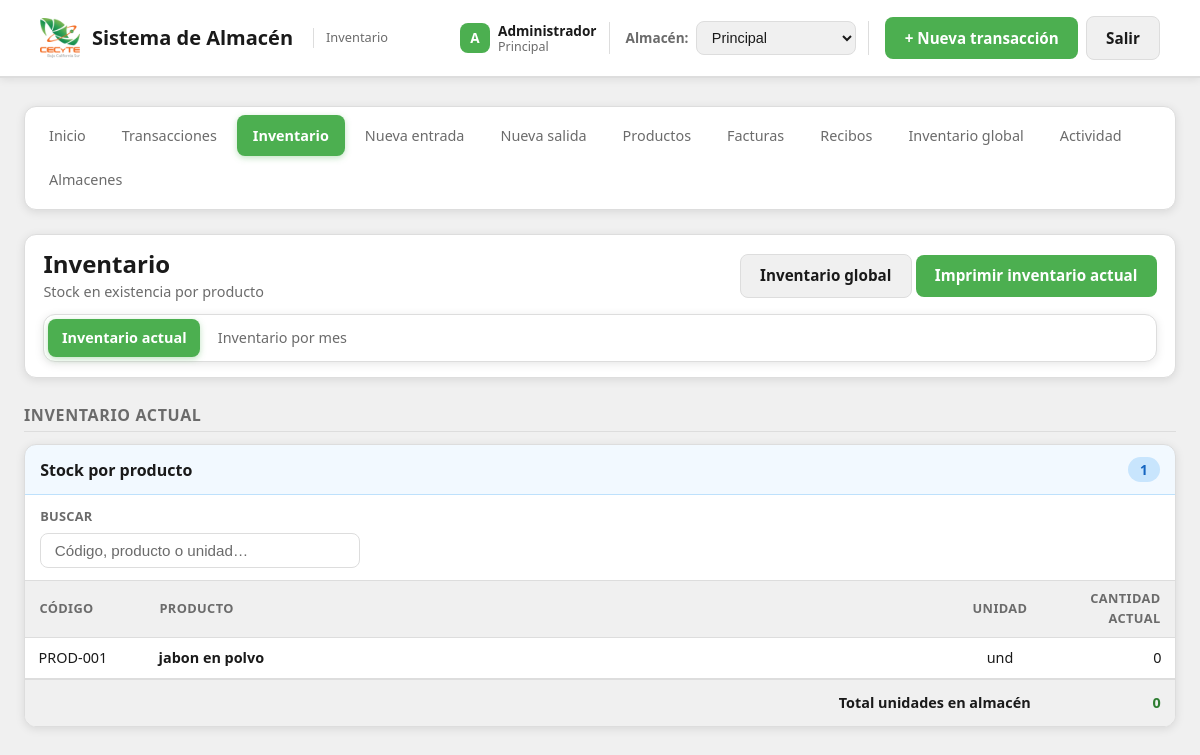
The app's page /inventario.php (signed in) with its own data.
### tables this page shows
CREATE TABLE IF NOT EXISTS almacenes (
  id INT UNSIGNED AUTO_INCREMENT PRIMARY KEY,
  nombre VARCHAR(150) NOT NULL UNIQUE,
  created_at TIMESTAMP DEFAULT CURRENT_TIMESTAMP,
  updated_at TIMESTAMP DEFAULT CURRENT_TIMESTAMP ON UPDATE CURRENT_TIMESTAMP
);

CREATE TABLE IF NOT EXISTS productos (
  id INT UNSIGNED AUTO_INCREMENT PRIMARY KEY,
  codigo VARCHAR(50) UNIQUE,
  nombre VARCHAR(150) NOT NULL UNIQUE,
  descripcion TEXT,
  unidad VARCHAR(20) DEFAULT 'und',
  created_at TIMESTAMP DEFAULT CURRENT_TIMESTAMP,
  updated_at TIMESTAMP DEFAULT CURRENT_TIMESTAMP ON UPDATE CURRENT_TIMESTAMP,
  created_by INT UNSIGNED NULL COMMENT 'Usuario que registró/creó el producto',
  FOREIGN KEY (created_by) REFERENCES usuarios(id) ON DELETE SET NULL
);

### includes/almacenes.php (called while the page is built, shortened)
<?php
function listarAlmacenes(): array {
    $pdo = getDB();
    $stmt = $pdo->query('SELECT id, nombre FROM almacenes ORDER BY nombre');
    return $stmt->fetchAll();
}
function esAdminSesionAlmacen(): bool {
    $usuarioNombreSesion = (string)($_SESSION['usuario_nombre'] ?? '');
    $usuarioIdSesion = (int)($_SESSION['usuario_id'] ?? 0);
    return ($usuarioNombreSesion === 'Administrador') || ($usuarioIdSesion === 1);
}
function asegurarAlmacenActivo(): void {
    $esAdmin = esAdminSesionAlmacen();
    $almacenSesion = isset($_SESSION['almacen_id']) ? (int)$_SESSION['almacen_id'] : 0;
    if ($almacenSesion > 0) {
        return;
    }
}
function getAlmacenActivo(): int {
    return (int)($_SESSION['almacen_id'] ?? 0);
}
function getNombreAlmacenActivo(): string {
    $id = getAlmacenActivo();
    $pdo = getDB();
    $stmt = $pdo->prepare('SELECT nombre FROM almacenes WHERE id = ? LIMIT 1');
    $stmt->execute([$id]);
    $row = $stmt->fetch();
    return $row ? (string)$row['nombre'] : '';
}

### config/LoggedPDOStatement.php (called while the page is built, shortened)
<?php
class LoggedPDOStatement extends PDOStatement {
    public function execute($input_parameters = null): bool {
        $start = microtime(true);
        $sql = (string) ($this->queryString ?? '');
        $op = $this->detectOp($sql);
        $requestId = $GLOBALS['APP_REQUEST_ID'] ?? null;
        $userId = $GLOBALS['APP_USER_ID'] ?? null;
        $userName = $GLOBALS['APP_USER_NAME'] ?? null;
        $ruta = $GLOBALS['APP_REQUEST_CTX']['ruta'] ?? null;
        $method = $GLOBALS['APP_REQUEST_CTX']['method'] ?? null;
        $table = $this->extractTable($sql);
        $paramsSafe = $this->normalizeParamsForLog($input_parameters);
        $summary = $this->buildPrettySummary($op, $table, $paramsSafe, $userName, $userId, $method, $ruta);
        try {
            $result = parent::execute($input_parameters);
            $durationMs = (microtime(true) - $start) * 1000;
            return $result;
        } catch (Throwable $e) {
            $durationMs = (microtime(true) - $start) * 1000;
            $this->writeLog([
                'timestamp' => date('c'),
                'request_id' => $requestId,
                'usuario_id' => $userId,
                'usuario_nombre' => $userName,
                'duration_ms' => round($durationMs, 3),
                'op' => $op,
                'write' => $this->isWriteOp($op),
                'tabla' => $table,
                'sql' => $sql,
                'params_raw' => $paramsSafe,
                'resumen' => $summary,
                'ok' => false,
                'error_class' => get_class($e),
                'error_code' => $e->getCode(),
            ]);
            throw $e;
        }
    }
    private function extractTable(string $sql): ?string {
        $s = trim($sql);
        return null;
    }
    private function buildPrettySummary(string $op, ?string $table, $paramsSafe, $userName, $userId, $method, $ruta): string {
        $u = '';
        if ($userName !== null && $userName !== '') {
            $u = "usuario={$userName}";
        } else {
            $u = "usuario_id={$userId}";
        }
        $m = $method !== null ? $method : '';
        $r = $ruta !== null ? $ruta : '';
        $t = $table !== null ? $table : 'tabla?';
        $paramsShort = $this->paramsToShortString($paramsSafe);
        return trim("{$u} {$m} {$r} -> {$op} {$t} params={$paramsShort}");
    }
    private function paramsToShortString($paramsSafe): string {
        if ($paramsSafe === null) {
            return '[]';
        }
        $encoded = @json_encode($paramsSafe, JSON_UNESCAPED_UNICODE | JSON_UNESCAPED_SLASHES);
        $max = 500;
        return $encoded;
    }
    private function detectOp(string $sql): string {
        $s = ltrim($sql);
        if (preg_match('/^SELECT\b/i', $s)) {
            return 'SELECT';
        }
        return 'OTHER';
    }
    private function isWriteOp(string $op): bool {
        return in_array($op, ['INSERT', 'UPDATE', 'DELETE', 'REPLACE'], true);
    }
    private function normalizeParamsForLog($input_parameters) {
        if ($input_parameters === null) {
            return null;
        }
        $encoded = @json_encode($input_parameters, JSON_UNESCAPED_UNICODE | JSON_UNESCAPED_SLASHES);
        $decoded = json_decode($encoded, true);
        return $decoded;
    }
    private function writeLog(array $entry): void {
        try {
            $logDir = __DIR__ . '/../logs';
            $logFile = $logDir . '/sql.log';
            $line = json_encode($entry, JSON_UNESCAPED_UNICODE | JSON_UNESCAPED_SLASHES);
        } catch (Throwable $e) {
        }
    }
    private function writePrettyLine(array $entry): void {
        try {
            $logDir = __DIR__ . '/../logs';
            $logFile = $logDir . '/sql_pretty.log';
            $line = sprintf(
                "%s request_id=%s %s",
                $entry['timestamp'] ?? '',
                $entry['request_id'] ?? '',
                $entry['resumen'] ?? ''
            );
        } catch (Throwable $e) {
        }
    }
}

### includes/inventario.php (called while the page is built, shortened)
<?php
require_once __DIR__ . '/almacenes.php';
function inventarioPorProducto(?int $almacenId = null): array {
    $pdo = getDB();
    $almacenId = $almacenId !== null ? (int)$almacenId : getAlmacenActivo();
    $sql = "
        SELECT p.id, p.codigo, p.nombre, p.unidad,
          (SELECT COALESCE(SUM(de.cantidad), 0) FROM detalle_entradas de
           JOIN entradas e ON e.id = de.entrada_id
           WHERE de.producto_id = p.id
             AND e.almacen_id = ?
             AND e.estado != 'cancelada'
             AND (de.estado = 'activa' OR de.estado IS NULL)) -
          (SELECT COALESCE(SUM(ds.cantidad), 0) FROM detalle_salidas ds
           JOIN salidas s ON s.id = ds.salida_id
           WHERE ds.producto_id = p.id
             AND s.almacen_id = ?
             AND s.estado != 'cancelada') AS stock
        FROM productos p
    ";
    $stmt = $pdo->prepare($sql);
    $stmt->execute([$almacenId, $almacenId]);
    return $stmt->fetchAll();
}

### inventario.php (the view, shortened to what this page needs)
<?php
require_once __DIR__ . '/includes/inventario_mes.php';
require_once __DIR__ . '/includes/inventario.php';
$anioActual = (int) date('Y');
$mesActual = (int) date('n');
$anio = isset($_GET['anio']) ? (int) $_GET['anio'] : $anioActual;
$mes  = isset($_GET['mes'])  ? (int) $_GET['mes']  : $mesActual;
$inventarioActual = inventarioPorProducto();
$mesNombre = $mesesNombres[$mes] ?? 'Mes';
$periodoTexto = $mesNombre . ' ' . $anio;
$vista = isset($_GET['vista']) && $_GET['vista'] === 'mes' ? 'mes' : 'actual';
?>
<!DOCTYPE html>
<html lang="es">
<head>
  <link rel="stylesheet" href="assets/css/style.css?v=15">
</head>
<body class="pagina-inventario">
  <div class="container">
    <header class="header">
      <div class="logo">
        <img src="assets/css/img/logo_cecyte_grande.webp" alt="Cecyte" class="logo-img">
        <span>Sistema de Almacén</span>
        <span class="logo-sub">Inventario</span>
      </div>
      <div class="header-actions">
        <a href="nueva-transaccion.php" class="btn btn-primary">+ Nueva transacción</a>
        <a href="logout.php" class="btn btn-secondary">Salir</a>
      </div>
    </header>
    <?php include __DIR__ . '/includes/nav.php'; ?>
    <main class="inventario-main">
      <header class="inventario-page-header">
        <div class="inventario-page-header-top">
          <div class="inventario-page-header-texto">
            <h1 class="inventario-page-titulo">Inventario</h1>
            <p class="inventario-page-subtitulo"><?= $vista === 'actual' ? 'Stock en existencia por producto' : 'Resumen por mes · ' . htmlspecialchars($periodoTexto) ?></p>
          </div>
          <div class="inventario-page-header-accion">
            <?php if (esAdminSesionAlmacen()): ?>
            <a href="inventario-global.php" class="btn btn-secondary">Inventario global</a>
            <?php endif; ?>
            <?php if ($vista === 'actual'): ?>
            <a href="imprimir-inventario-actual.php?hoja=1" target="_blank" rel="noopener" class="btn btn-primary btn-imprimir-recibo">
              Imprimir inventario actual
            </a>
            <?php elseif ($vista === 'mes'): ?>
            <a href="recibo-mes.php?anio=<?= $anio ?>&mes=<?= $mes ?>&hoja=1" target="_blank" rel="noopener" class="btn btn-primary btn-imprimir-recibo">
              Imprimir recibo del mes
            </a>
            <?php endif; ?>
          </div>
        </div>
        <nav class="inventario-tabs" role="tablist" aria-label="Pestañas inventario">
          <a href="inventario.php?vista=actual" class="inventario-tab <?= $vista === 'actual' ? 'active' : '' ?>" role="tab">Inventario actual</a>
          <a href="inventario.php?vista=mes&amp;anio=<?= $anio ?>&amp;mes=<?= $mes ?>" class="inventario-tab <?= $vista === 'mes' ? 'active' : '' ?>" role="tab">Inventario por mes</a>
        </nav>
      </header>
      <div class="inventario-pestana-content <?= $vista === 'actual' ? 'activa' : '' ?>" id="pestana-actual" role="tabpanel">
      <section class="inventario-seccion inventario-seccion-actual">
        <h2 class="inventario-seccion-titulo">Inventario actual</h2>
        <article class="inventario-panel inventario-panel-actual">
          <header class="inventario-panel-cabecera">
            <h3 class="inventario-panel-titulo">Stock por producto</h3>
            <span class="inventario-panel-contador" id="inventario-contador-actual"><?= count($inventarioActual) ?></span>
          </header>
          <div class="inventario-panel-cuerpo">
            <div class="inventario-filtro-buscar">
              <label for="inventario-buscador" class="inventario-form-label">
                <span class="inventario-form-etiqueta">Buscar</span>
                <input type="search" id="inventario-buscador" class="inventario-form-input" placeholder="Código, producto o unidad…" autocomplete="off" aria-label="Buscar en inventario">
              </label>
            </div>
            <div class="inventario-tabla-wrap">
              <table class="inventario-tabla inventario-tabla-actual">
                <thead>
                  <tr>
                    <th class="inventario-col-codigo">Código</th>
                    <th class="inventario-col-producto">Producto</th>
                    <th class="inventario-col-unidad">Unidad</th>
                    <th class="inventario-th-num inventario-col-cantidad">Cantidad actual</th>
                  </tr>
                </thead>
                <tbody>
                  <?php if (empty($inventarioActual)): ?>
                    <tr><td colspan="4" class="inventario-empty">No hay productos registrados.</td></tr>
                  <?php else: ?>
                    <?php
                    $totalUnidades = 0;
                    foreach ($inventarioActual as $inv):
                      $stock = (int) $inv['stock'];
                      $totalUnidades += $stock;
                    ?>
                      <tr class="inventario-fila-producto" data-busqueda="<?= htmlspecialchars(mb_strtolower(($inv['codigo'] ?? '') . ' ' . ($inv['nombre'] ?? '') . ' ' . ($inv['unidad'] ?? ''))) ?>">
                        <td class="inventario-col-codigo"><?= htmlspecialchars($inv['codigo'] ?? '—') ?></td>
                        <td class="inventario-col-producto"><strong><?= htmlspecialchars($inv['nombre']) ?></strong></td>
                        <td class="inventario-col-unidad"><?= htmlspecialchars($inv['unidad'] ?? 'und') ?></td>
                        <td class="inventario-th-num inventario-col-cantidad <?= $stock > 0 ? 'qty-pos' : ($stock < 0 ? 'qty-neg' : '') ?>"><?= number_format($stock) ?></td>
                      </tr>
                    <?php endforeach; ?>
                    <tr class="inventario-tabla-total inventario-fila-total">
                      <td colspan="3" class="inventario-td-total-label"><strong>Total unidades en almacén</strong></td>
                      <td class="inventario-th-num inventario-col-cantidad inventario-td-total-num <?= $totalUnidades >= 0 ? 'qty-pos' : 'qty-neg' ?>"><?= number_format($totalUnidades) ?></td>
                    </tr>
                  <?php endif; ?>
                </tbody>
              </table>
            </div>
          </div>
        </article>
      </section>
      </div>
    </main>
  </div>
</body>
</html>

### includes/nav.php (shortened to what this page needs)
<?php
if (!isset($nav_activo)) {
    $script = basename($_SERVER['PHP_SELF'], '.php');
    $map = [
        'index' => 'inicio',
        'transacciones' => 'transacciones',
        'ver-transaccion' => 'transacciones',
        'entregas-plantel-persona' => 'transacciones',
        'almacenes-admin' => 'almacenes-admin',
        'inventario' => 'inventario',
        'inventario-global' => 'inventario-global',
        'nueva-entrada' => 'nueva-entrada',
        'nueva-salida' => 'nueva-salida',
        'productos' => 'productos',
        'facturas' => 'facturas',
        'recibos' => 'recibos',
        'ver-logs' => 'logs',
    ];
    $nav_activo = $map[$script] ?? '';
}
$usuarioNombreSesion = (string) ($_SESSION['usuario_nombre'] ?? '');
$usuarioIdSesion = (int) ($_SESSION['usuario_id'] ?? 0);
$esAdmin = ($usuarioNombreSesion === 'Administrador') || ($usuarioIdSesion === 1);
$nombreAlmacenActivo = getNombreAlmacenActivo();
$nav_items = [
    'inicio' => ['url' => 'index.php', 'label' => 'Inicio'],
    'transacciones' => ['url' => 'transacciones.php', 'label' => 'Transacciones'],
    'inventario' => ['url' => 'inventario.php', 'label' => 'Inventario'],
    'nueva-entrada' => ['url' => 'nueva-entrada.php', 'label' => 'Nueva entrada'],
    'nueva-salida' => ['url' => 'nueva-salida.php', 'label' => 'Nueva salida'],
    'productos' => ['url' => 'productos.php', 'label' => 'Productos'],
    'facturas' => ['url' => 'facturas.php', 'label' => 'Facturas'],
    'recibos'  => ['url' => 'recibos.php',  'label' => 'Recibos'],
];
if ($esAdmin) {
    $nav_items['inventario-global'] = ['url' => 'inventario-global.php', 'label' => 'Inventario global'];
    $nav_items['logs'] = ['url' => 'ver-logs.php', 'label' => 'Actividad'];
    $nav_items['almacenes-admin'] = ['url' => 'almacenes-admin.php', 'label' => 'Almacenes'];
}
?>
<div class="nav-wrap">
  <nav class="nav-links" aria-label="Navegación principal">
    <?php foreach ($nav_items as $key => $item): ?>
    <a href="<?= htmlspecialchars($item['url']) ?>" class="nav-link <?= $nav_activo === $key ? 'active' : '' ?>"><?= htmlspecialchars($item['label']) ?></a>
    <?php endforeach; ?>
  </nav>
  <?php if ($usuarioNombreSesion !== ''): ?>
    <div class="header-user-info" id="header-user-info">
      <span class="header-user-avatar" aria-hidden="true">
        <?= htmlspecialchars(mb_substr($usuarioNombreSesion, 0, 1)) ?>
      </span>
      <div class="header-user-details">
        <span class="header-user-name"><?= htmlspecialchars($usuarioNombreSesion) ?></span>
        <?php if ($nombreAlmacenActivo !== ''): ?>
          <span class="header-user-almacen"><?= htmlspecialchars($nombreAlmacenActivo) ?></span>
        <?php endif; ?>
      </div>
    </div>
  <?php endif; ?>
  <?php if ($esAdmin): ?>
    <?php
      $almacenActivo = (int) (getAlmacenActivo() ?? 0);
      $almacenes = listarAlmacenes();
    ?>
    <div class="almacen-selector" id="almacen-selector-box">
      <label for="almacen_id_select" class="almacen-selector-label">Almacén:</label>
      <select
        id="almacen_id_select"
        class="almacen-selector-select"
        aria-label="Selector de almacén"
      >
        <?php foreach ($almacenes as $a): ?>
          <option value="<?= (int)$a['id'] ?>" <?= ((int)$a['id'] === $almacenActivo) ? 'selected' : '' ?>>
            <?= htmlspecialchars($a['nombre']) ?>
          </option>
        <?php endforeach; ?>
      </select>
    </div>
  <?php endif; ?>
</div>

### records on screen
almacenes: nombre "Principal"
productos: codigo "PROD-001", nombre "jabon en polvo", unidad "und", stock "0"

### other values on screen
$item['label'] "Inicio"
$item['label'] "Transacciones"
$item['label'] "Inventario"
$item['label'] "Nueva entrada"
$item['label'] "Nueva salida"
$item['label'] "Productos"
$item['label'] "Facturas"
$item['label'] "Recibos"
$item['label'] "Inventario global"
$item['label'] "Actividad"
$item['label'] "Almacenes"
mb_substr($usuarioNombreSesion, 0, 1) "A"
$usuarioNombreSesion "Administrador"
count($inventarioActual) "1"
$totalUnidades "0"
